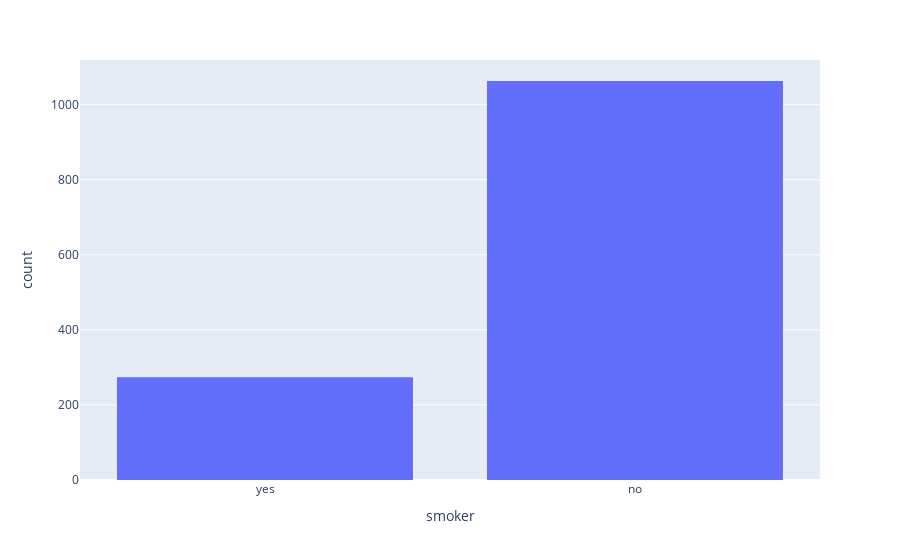

Notebook source saved alongside this figure:
### Code cell
fig = px.histogram(df, x='smoker')
fig.update_layout(bargap =0.2)
fig.show()

### Figure 1 — Plotly figure (JSON) as saved in the notebook; plotly's stock layout.template omitted (floating-point values rounded to 4 significant figures; data arrays with more than 128 entries replaced by an {"elided": "..."} marker saying what was removed)
{"data": [{"alignmentgroup": "True", "bingroup": "x", "hovertemplate": "smoker=%{x}<br>count=%{y}<extra></extra>", "legendgroup": "", "marker": {"color": "#636efa", "pattern": {"shape": ""}}, "name": "", "offsetgroup": "", "orientation": "v", "showlegend": false, "type": "histogram", "x": {"elided": "1337 str values"}, "xaxis": "x", "yaxis": "y"}], "layout": {"bargap": 0.2, "barmode": "relative", "legend": {"tracegroupgap": 0}, "margin": {"t": 60}, "xaxis": {"anchor": "y", "domain": [0, 1], "title": {"text": "smoker"}}, "yaxis": {"anchor": "x", "domain": [0, 1], "title": {"text": "count"}}}}
